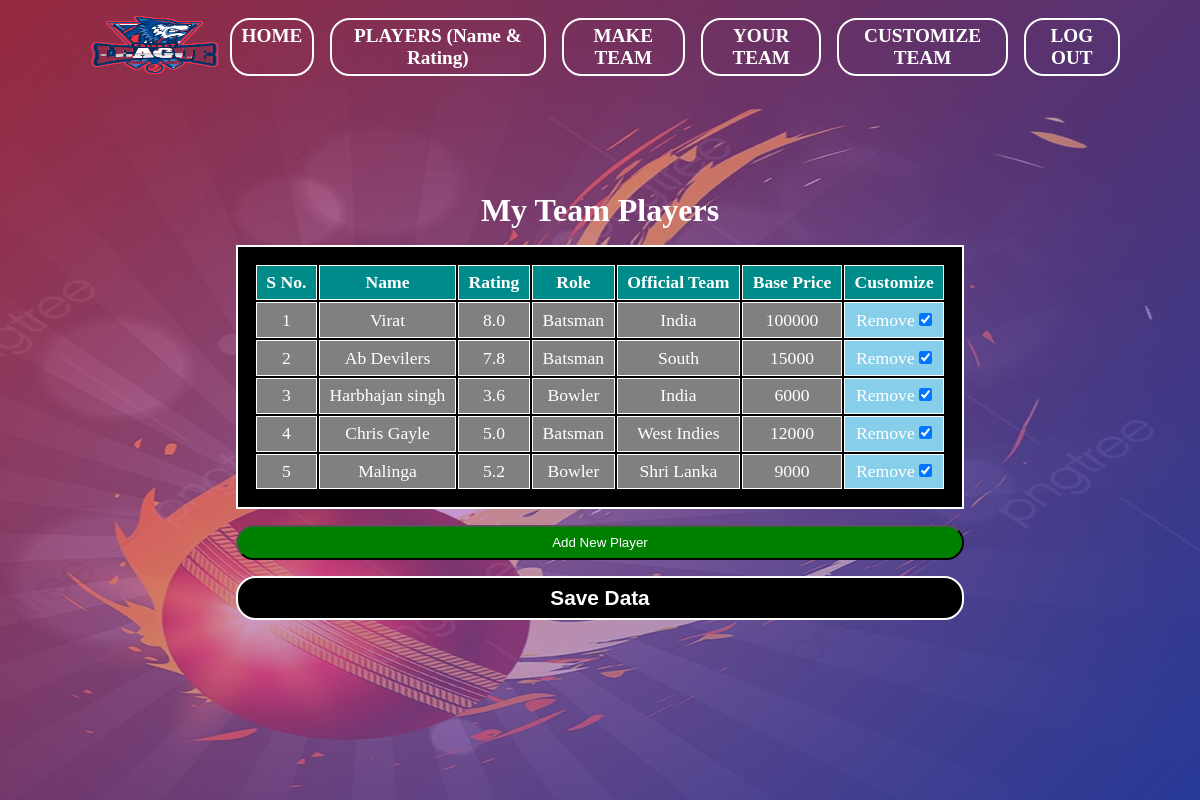
The app's page /user/customizeteeam.php (signed in) with its own data.
### tables this page shows
CREATE TABLE `players` (
  `player_id` int(11) NOT NULL,
  `playername` varchar(100) NOT NULL,
  `playerrating` varchar(50) NOT NULL,
  `playerrole` varchar(50) NOT NULL,
  `officialteam` varchar(50) NOT NULL,
  `playerbaseprice` varchar(50) NOT NULL
);

### user/customizeteeam.php (the view, shortened to what this page needs)
<!DOCTYPE html>
<html lang="en">
<head>
    <?php include_once "../partialpages/headerfiles.php"; ?>
</head>
<body>
    <div class="background">
    <?php include_once "../partialpages/usernav.php"; ?>
        <div class="container">
            <h1 style="color: white;margin-bottom:1rem">My Team Players</h1>
            <div class="table">
                <form onsubmit="return confirm('Are you sure you want to Save ? ')" action="teamaction.php" method="post">
                <table class="ptable">
                    <thead>
                        <tr>
                            <th>S No.</th>
                            <th>Name</th>
                            <th>Rating</th>
                            <th>Role</th>
                            <th>Official Team</th>
                            <th>Base Price</th>
                            <th>Customize</th>
                        </tr>
                    </thead>
                    <tbody>
            <?php
                include_once "../partialpages/connection.php";
                $id = $_SESSION['userid'];
                $count = 0;
                $sql = "SELECT * FROM `userteam` WHERE `user_id` = $id";
                $res = mysqli_query($conn,$sql);
                if(mysqli_num_rows($res) == 1){
                $row1= mysqli_fetch_array($res);
                $pid = explode(",",$row1[1]);
                foreach ($pid as $value) {
                    $sel= "SELECT * FROM `players` WHERE `player_id` = '$value'";
                    $rs = mysqli_query($conn,$sel);
                    $rss = mysqli_fetch_array($rs);
                    $count++;
                    ?>
                    <tr>
                    <td> <?php echo $count ?></td>
                        <td><?php echo $rss[1] ?></td>
                        <td><?php echo $rss[2] ?></td>
                        <td><?php echo $rss[3] ?></td>
                        <td><?php echo $rss[4] ?></td>
                        <td><?php echo $rss[5] ?></td>
                        <td>
                            <label>Remove</label>
                            <input type="checkbox" checked name="playerid[]" value=<?php echo $rss[0] ?>>
                        </td>
                    </tr>
                    <?php }
                }else{
                    echo "<div style='width:100%;background-color:#e63720a4;font: size 1.5rem;padding:1rem;margin:1rem 0;color:white'>You have not made any Team YET</div>";
                }
                    ?>
                    </tbody>
                </table>
                <div>
                    <input type="button" style="width: 100%;margin-top: 1rem;background-color: green;border-radius: 20px;padding: 0.5rem;color: white;" onclick="getTeam()" value="Add New Player">
                </div>
                <div>
                    <input type="submit" value="Save Data">
                </div>
            </form>
        </div>
    </div>
</body>
</html>

### style.css (style rules this page uses)
* { margin: 0; padding: 0; box-sizing: border-box; }
.background { background:linear-gradient(135deg,hsla(348,97%,63%,0.6),hsla(230,96%,62%,0.6)), url("images/test3.jpg"); background-repeat: no-repeat; background-position: center; background-size: 100% 100%; min-height: 100vh; padding: 0 5rem; }
.container { min-height: 80vh; display: flex; align-items: center; justify-content: center; flex-direction: column; }
input[type="submit"] { cursor: pointer; padding: 0.5rem 0.8rem; border-radius: 20px; border: 2px solid white; background-color: black; color: white; width: 100%; font-weight: bold; font-size: 1.3rem; margin: 1rem 0; }
h1 { text-align: center; }
.table .ptable { width: 100%; border: 2px solid white; padding: 1rem; color: white; background-color: black; text-align: center; }
.table .ptable th { border: 1px solid white; }
.table .ptable td,th { padding:0.4rem 0.6rem; border: 1px solid white; font-size: 1.1rem; }
.table .ptable td { background-color: grey; }
.table .ptable th { background-color: darkcyan; }
.table .ptable tbody tr td:last-child { background-color: skyblue; }

### records on screen
players: playername "Virat", playerrating "8.0", playerrole "Batsman", officialteam "India", playerbaseprice "100000"
players: playername "Ab Devilers", playerrating "7.8", playerrole "Batsman", officialteam "South", playerbaseprice "15000"
players: playername "Harbhajan singh", playerrating "3.6", playerrole "Bowler", officialteam "India", playerbaseprice "6000"
players: playername "Chris Gayle", playerrating "5.0", playerrole "Batsman", officialteam "West Indies", playerbaseprice "12000"
players: playername "Malinga", playerrating "5.2", playerrole "Bowler", officialteam "Shri Lanka", playerbaseprice "9000"
